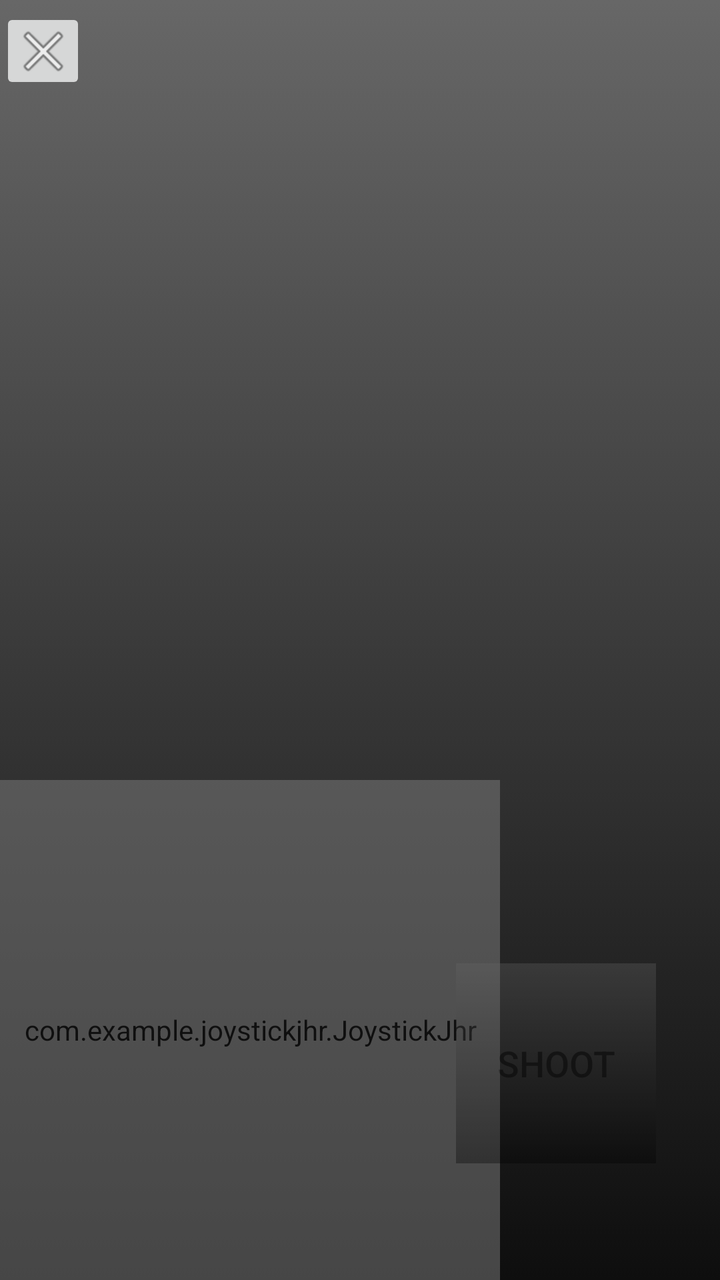
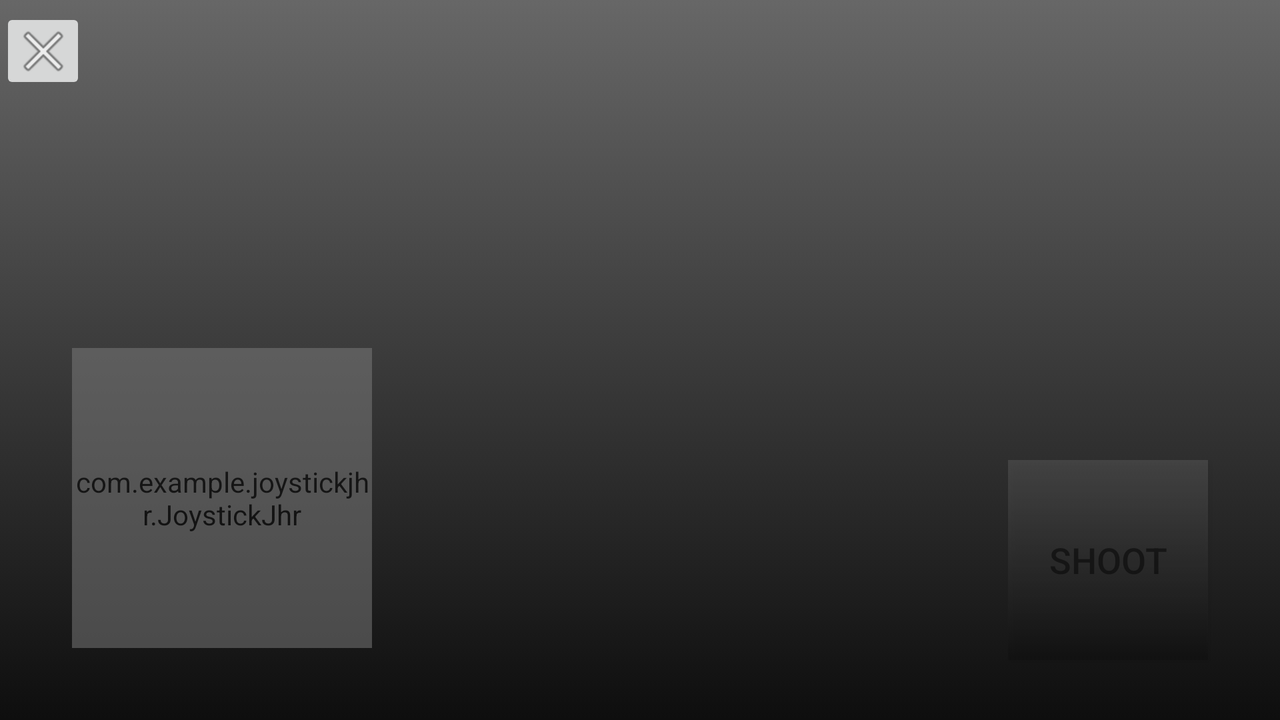

The same Android screen from two of the app's own layout files: first res/layout/ as a phone draws it, then the repository's variant for another configuration, drawn on a device whose configuration selects that folder. Both files follow.
<!-- AndroidManifest.xml: activity theme Theme.AppCompat.Light.NoActionBar -->
<!-- res/layout/activity_main.xml -->
<?xml version="1.0" encoding="utf-8"?>
<androidx.constraintlayout.widget.ConstraintLayout xmlns:android="http://schemas.android.com/apk/res/android"
    xmlns:app="http://schemas.android.com/apk/res-auto"
    xmlns:tools="http://schemas.android.com/tools"
    android:layout_width="match_parent"
    android:layout_height="match_parent"
    android:orientation="vertical"
    tools:context=".MainActivity"
    android:id="@+id/mainLayout"
    android:background="@drawable/gradient_background_night_fade"
    >


    <com.example.joystickjhr.JoystickJhr
        android:id="@+id/joystickMove"
        android:layout_width="250dp"
        android:layout_height="250dp"
        android:layout_gravity="center_vertical"
        android:alpha="0.5"
        app:alphaCircleFirst="200"
        app:alphaCircleSecond="100"
        app:colorFirst="#272727"
        app:colorSecond="#FBFBFB"
        app:layout_constraintBottom_toBottomOf="parent"
        app:layout_constraintStart_toStartOf="parent"
        app:radioCircle="0.4"
        app:relleno="false"
        app:rellenoSize="17">

    </com.example.joystickjhr.JoystickJhr>


    <ImageView
        android:id="@+id/coolDown"
        android:layout_width="100dp"
        android:layout_height="100dp"
        android:layout_marginEnd="32dp"
        app:layout_constraintBottom_toBottomOf="parent"
        app:layout_constraintEnd_toEndOf="parent"
        app:layout_constraintTop_toTopOf="parent"
        app:layout_constraintVertical_bias="0.892" />

    <Button
        android:id="@+id/shoot"
        android:layout_width="100dp"
        android:layout_height="100dp"
        android:layout_marginEnd="32dp"
        android:text="SHOOT"
        android:textSize="18dp"
        android:alpha="0.4"
        android:textAlignment="center"
        android:gravity="center"
        android:background="@drawable/button"
        app:layout_constraintBottom_toBottomOf="parent"
        app:layout_constraintEnd_toEndOf="parent"
        app:layout_constraintTop_toTopOf="parent"
        app:layout_constraintVertical_bias="0.892" />

    <ImageButton
        android:id="@+id/exit"
        android:layout_width="43dp"
        android:layout_height="43dp"
        android:layout_marginTop="4dp"
        app:layout_constraintEnd_toEndOf="parent"
        app:layout_constraintHorizontal_bias="0.0"
        app:layout_constraintStart_toStartOf="parent"
        app:layout_constraintTop_toTopOf="parent"
        app:srcCompat="@android:drawable/ic_menu_close_clear_cancel" />

    <ImageView
        android:id="@+id/imageView"
        android:layout_width="match_parent"
        android:layout_height="400dp"
        app:layout_constraintBottom_toBottomOf="parent"
        app:layout_constraintEnd_toEndOf="parent"
        app:layout_constraintHorizontal_bias="0.0"
        app:layout_constraintStart_toStartOf="parent"
        app:layout_constraintTop_toTopOf="parent"
        app:layout_constraintVertical_bias="0.172"
        app:srcCompat="@drawable/ic_launcher_foreground" />

    <ImageView
        android:id="@+id/health"
        android:layout_width="250dp"
        android:layout_height="30dp"
        app:layout_constraintBottom_toTopOf="@id/imageView"
        app:layout_constraintEnd_toEndOf="parent"
        app:layout_constraintStart_toStartOf="parent"
        app:layout_constraintTop_toTopOf="parent" />

    <TextView
        android:id="@+id/gameOver"
        android:layout_width="250dp"
        android:layout_height="30dp"
        android:text=""
        android:textSize="26dp"
        android:alpha="1"
        android:textAlignment="center"
        android:gravity="center"
        app:layout_constraintBottom_toTopOf="@id/imageView"
        app:layout_constraintEnd_toEndOf="parent"
        app:layout_constraintStart_toStartOf="parent"
        app:layout_constraintTop_toTopOf="parent"/>

</androidx.constraintlayout.widget.ConstraintLayout>
<!-- resources referenced by this layout -->
<resources>
  <!-- drawable button (drawable) -->
  <?xml version="1.0" encoding="utf-8"?>
  <selector xmlns:android="http://schemas.android.com/apk/res/android">
      <item>
          <shape>
              <gradient
                  android:angle="90"
                  android:startColor="#D0000000"
                  android:endColor="#D0676767"
                  android:type="linear" />
          </shape>
      </item>
  </selector>
  <!-- drawable gradient_background_night_fade (drawable) -->
  <?xml version="1.0" encoding="utf-8"?>
  <selector xmlns:android="http://schemas.android.com/apk/res/android">
      <item>
  
          <shape>
  
              <gradient
                  android:angle="90"
                  android:startColor="#0E0E0E"
                  android:endColor="#676767"
                  android:type="linear">
  
              </gradient>
  
          </shape>
      </item>
  
  </selector>
</resources>
<!-- res/layout-land/activity_main.xml (the repository's variant of the layout above) -->
<!-- drawn on the phone turned sideways -->
<?xml version="1.0" encoding="utf-8"?>
<androidx.constraintlayout.widget.ConstraintLayout xmlns:android="http://schemas.android.com/apk/res/android"
    xmlns:app="http://schemas.android.com/apk/res-auto"
    xmlns:tools="http://schemas.android.com/tools"
    android:layout_width="match_parent"
    android:layout_height="match_parent"
    android:orientation="vertical"
    tools:context=".MainActivity"
    android:id="@+id/mainLayout"
    android:background="@drawable/gradient_background_night_fade"
    >


    <com.example.joystickjhr.JoystickJhr
        android:id="@+id/joystickMove"
        android:layout_width="150dp"
        android:layout_height="150dp"
        android:layout_gravity="center_vertical"
        android:layout_marginStart="36dp"
        android:layout_marginBottom="36dp"
        android:alpha="0.5"
        app:alphaCircleFirst="200"
        app:alphaCircleSecond="100"
        app:colorFirst="#272727"
        app:colorSecond="#FBFBFB"
        app:layout_constraintBottom_toBottomOf="parent"
        app:layout_constraintStart_toStartOf="parent"
        app:radioCircle="0.4"
        app:relleno="false"
        app:rellenoSize="17">

    </com.example.joystickjhr.JoystickJhr>

    <Button
        android:id="@+id/shoot"
        android:layout_width="100dp"
        android:layout_height="100dp"
        android:layout_marginEnd="36dp"
        android:alpha="0.4"
        android:background="@drawable/gradient_background_night_fade"
        android:gravity="center"
        android:text="SHOOT"
        android:textAlignment="center"
        android:textSize="18dp"
        app:layout_constraintBottom_toBottomOf="parent"
        app:layout_constraintEnd_toEndOf="parent"
        app:layout_constraintTop_toTopOf="parent"
        app:layout_constraintVertical_bias="0.884" />

    <ImageButton
        android:id="@+id/exit"
        android:layout_width="43dp"
        android:layout_height="43dp"
        android:layout_marginTop="4dp"
        app:layout_constraintEnd_toEndOf="parent"
        app:layout_constraintHorizontal_bias="0.0"
        app:layout_constraintStart_toStartOf="parent"
        app:layout_constraintTop_toTopOf="parent"
        app:srcCompat="@android:drawable/ic_menu_close_clear_cancel" />

    <ImageView
        android:id="@+id/imageView"
        android:layout_width="380dp"
        android:layout_height="355dp"
        app:layout_constraintBottom_toBottomOf="parent"
        app:layout_constraintEnd_toEndOf="parent"
        app:layout_constraintHorizontal_bias="0.498"
        app:layout_constraintStart_toStartOf="parent"
        app:layout_constraintTop_toTopOf="parent"
        app:layout_constraintVertical_bias="1.0"
        app:srcCompat="@drawable/ic_launcher_foreground" />

    <ImageView
        android:id="@+id/health"
        android:layout_width="250dp"
        android:layout_height="30dp"
        app:layout_constraintBottom_toTopOf="@id/imageView"
        app:layout_constraintEnd_toEndOf="parent"
        app:layout_constraintStart_toStartOf="parent"
        app:layout_constraintTop_toTopOf="parent" />

    <TextView
        android:id="@+id/gameOver"
        android:layout_width="250dp"
        android:layout_height="30dp"
        android:text=""
        android:textSize="26dp"
        android:alpha="1"
        android:textAlignment="center"
        android:gravity="center"
        app:layout_constraintBottom_toTopOf="@id/imageView"
        app:layout_constraintEnd_toEndOf="parent"
        app:layout_constraintStart_toStartOf="parent"
        app:layout_constraintTop_toTopOf="parent"/>
</androidx.constraintlayout.widget.ConstraintLayout>
<!-- resources referenced by the variant -->
<!-- as the phone turned sideways resolves them -->
<resources>
  <!-- drawable gradient_background_night_fade (drawable) -->
  <?xml version="1.0" encoding="utf-8"?>
  <selector xmlns:android="http://schemas.android.com/apk/res/android">
      <item>
  
          <shape>
  
              <gradient
                  android:angle="90"
                  android:startColor="#0E0E0E"
                  android:endColor="#676767"
                  android:type="linear">
  
              </gradient>
  
          </shape>
      </item>
  
  </selector>
</resources>
